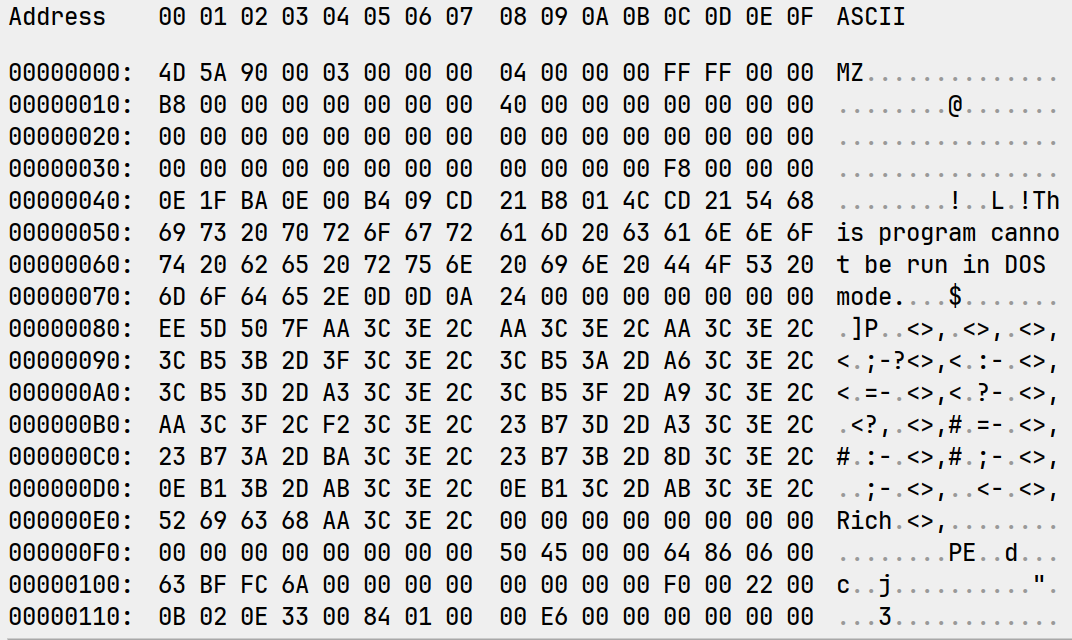
#> input picture videos/ep04-inside-the-files/assets/shots/exe_head.png, 1072 x 640 px
$ python make_thumbnail.py
#> lines starting #> are read from the running program, lines starting #| are printed output that depends on the picture
"""Thumbnail for episode 4, in the look of ep01's: a real capture, a dark band, white heading, an orange byte box.
    python make_thumbnail.py   ->  ../thumbnail.png (1920x1080)
"""
from pathlib import Path
from PIL import Image, ImageDraw, ImageFont

E = Path(__file__).resolve().parents[1]
W, H = 1920, 1080
INK, ORANGE, MINT = (11, 42, 48), (255, 90, 31), (191, 230, 221)


def font(names, size):
    for n in names:
        try:
            return ImageFont.truetype(n, size)
        except OSError:
            pass
    raise SystemExit(f"no font among {names}")


HEAD = ["ariblk.ttf", "arialbd.ttf"]
MONO = ["consolab.ttf", "courbd.ttf"]

img = Image.new("RGB", (W, H), (236, 236, 236))
#> img: PIL image 1920x1080 RGB; every value is 236
shot = Image.open(E / "assets/shots/exe_head.png").convert("RGB")
#> shot is the input picture: PIL image 1072x640 RGB; mean R, G, B 211.1, 211.1, 211.1
s = W / 900                                       # show the left ~900 px of the hex pane, large
big = shot.resize((round(shot.width * s), round(shot.height * s)), Image.LANCZOS)
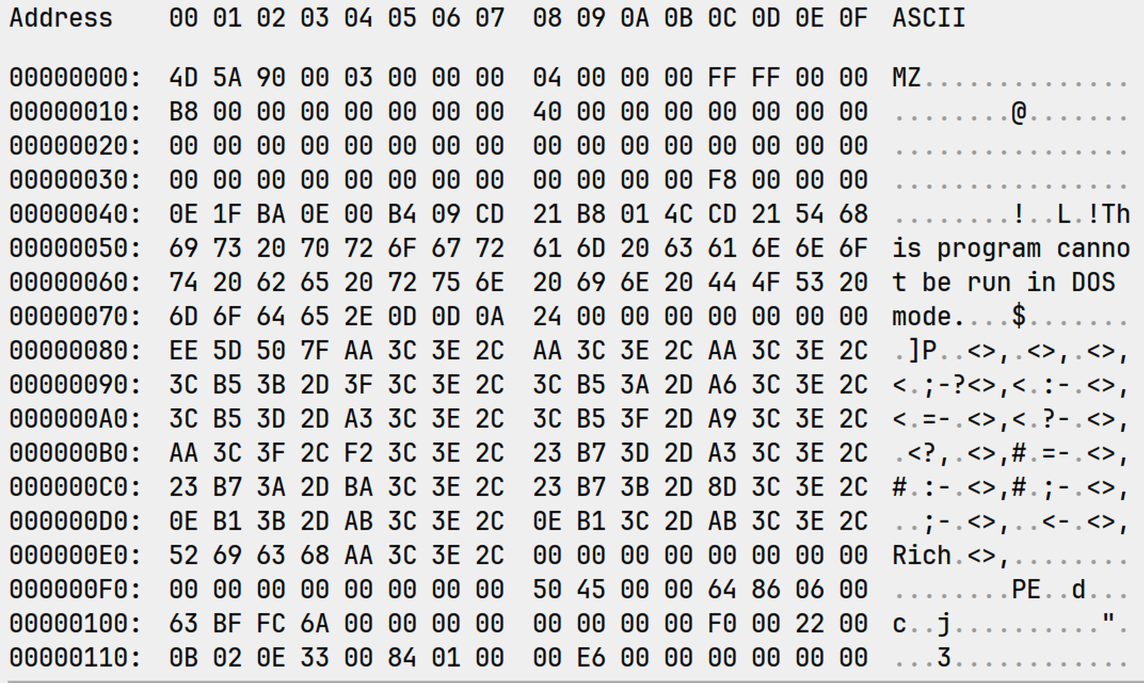
#> big: PIL image 2287x1365 RGB (shown at 1/2 size); mean R, G, B 211.6, 211.7, 211.8
img.paste(big.crop((0, round(46 * s), W, round(46 * s) + 560)), (0, 540))
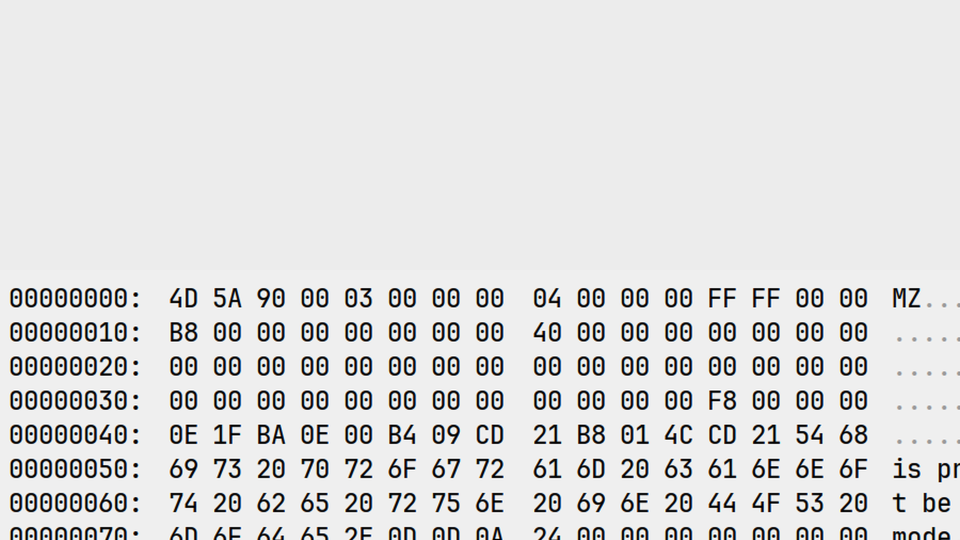
#> img: PIL image 1920x1080 RGB (shown at 1/2 size); mean R, G, B 221.9, 221.9, 221.9
d = ImageDraw.Draw(img, "RGBA")
d.rectangle([0, 0, W, 540], fill=INK + (255,))
d.rectangle([0, 540, W, 552], fill=(9, 32, 37, 255))

d.text((80, 30), "EVERY EXE", font=font(HEAD, 150), fill="white")
d.text((80, 200), "STARTS WITH", font=font(HEAD, 84), fill=MINT)
#> the loop in font, `for n in names:` made 1 pass
#> n on pass 1: 'ariblk.ttf'

# the byte box
d.rectangle([104, 334, 104 + 760, 334 + 170], fill=(5, 22, 26, 255))
d.rectangle([90, 320, 90 + 760, 320 + 170], fill=ORANGE + (255,))
d.text((90 + 380, 320 + 85), '4D 5A = "MZ"', font=font(MONO, 104), fill="white", anchor="mm")

# episode tag
f = font(HEAD, 50)
t = "GAME HACKING #4"
tw = d.textlength(t, font=f)
#> tw = 482.7
d.rectangle([W - 90 - tw - 56 + 12, 78 + 12, W - 90 + 12, 78 + 100 + 12], fill=(9, 32, 37, 255))
d.rectangle([W - 90 - tw - 56, 78, W - 90, 78 + 100], fill=ORANGE + (255,))
d.text((W - 90 - 28 - tw / 2, 78 + 50), t, font=f, fill="white", anchor="mm")

# ring around the real 4D 5A in the capture (row 0 text is at y 63..80, bytes 0-1 at x 160..225 in the source image)
x0, y0 = 156 * s, 540 + (60 - 46) * s
x1, y1 = 229 * s, 540 + (84 - 46) * s
for k in range(8):
    d.rounded_rectangle([x0 - 10 - k, y0 - 10 - k, x1 + 10 + k, y1 + 10 + k], radius=16, outline=ORANGE + (255,))
img.save(E / "thumbnail.png")
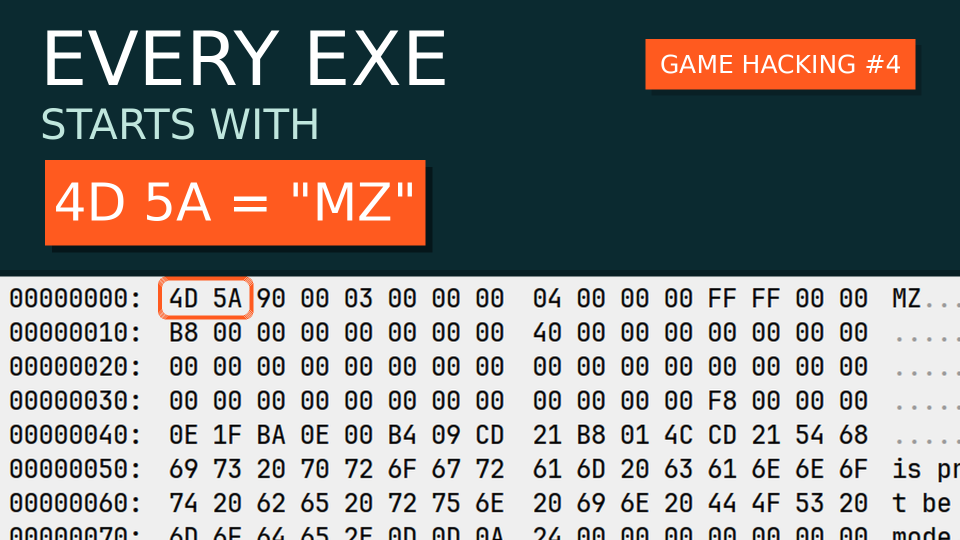
#> saved as thumbnail.png: PIL image 1920x1080 RGB (shown at 1/2 size); mean R, G, B 132.4, 131.5, 129.1
print("thumbnail.png", img.size)
#| thumbnail.png (1920, 1080)

$ run again, with videos/ep04-inside-the-files/assets/shots/ep02_regions_mod.png copied over videos/ep04-inside-the-files/assets/shots/exe_head.png
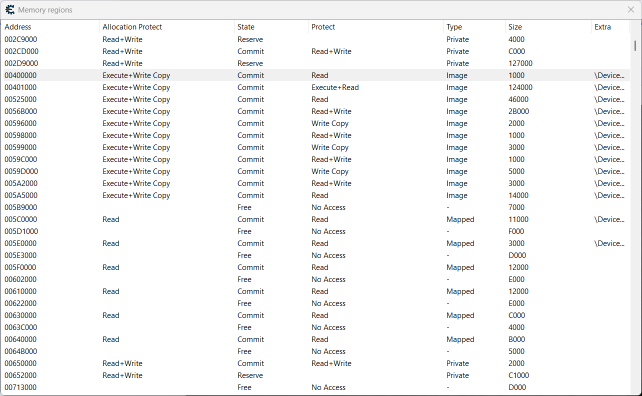
#> input picture videos/ep04-inside-the-files/assets/shots/ep02_regions_mod.png, 1284 x 792 px (shown at 1/2 size)
#> shot is the input picture: PIL image 1284x792 RGB; mean R, G, B 245.2, 245.2, 245.3
#> `img.paste(big.crop((0, round(46 * s), W, round(46 * s) + 560)), (0, 54..`:
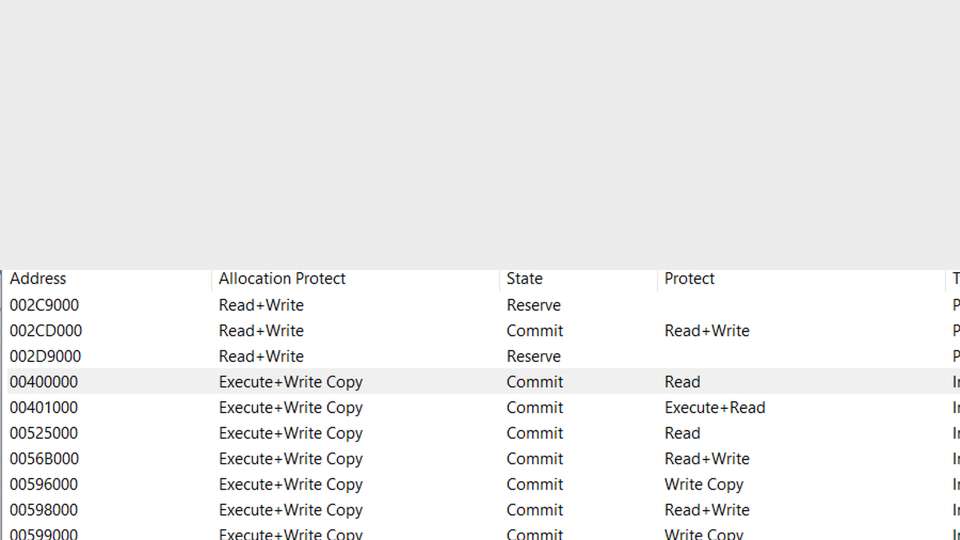
#> img: PIL image 1920x1080 RGB (shown at 1/2 size); mean R, G, B 239.2, 239.2, 239.2
#> the loop in font, `for n in names:` made 1 pass
#> n on pass 1: 'ariblk.ttf'
#> tw = 482.7
#> `img.save(E / "thumbnail.png")`:
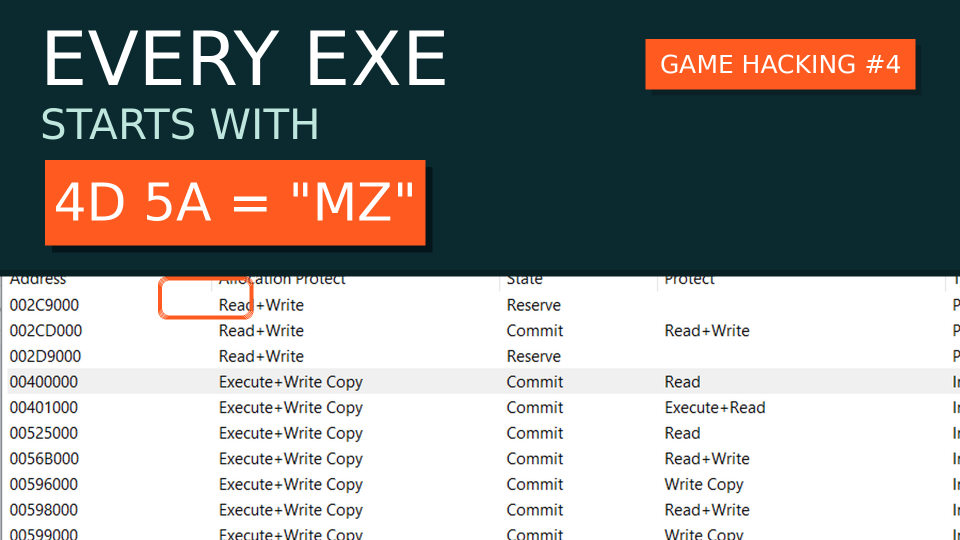
#> saved as thumbnail.png: PIL image 1920x1080 RGB (shown at 1/2 size); mean R, G, B 149.7, 148.7, 146.2
#| thumbnail.png (1920, 1080)

$ run again, with videos/ep04-inside-the-files/assets/shots/save_before.png copied over videos/ep04-inside-the-files/assets/shots/exe_head.png
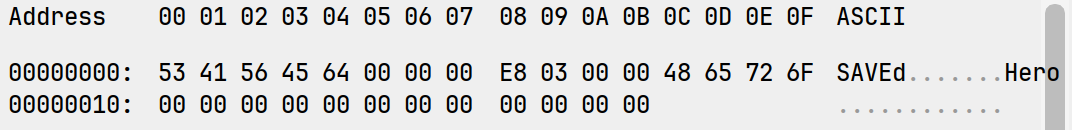
#> input picture videos/ep04-inside-the-files/assets/shots/save_before.png, 1072 x 130 px
#> shot is the input picture: PIL image 1072x130 RGB; mean R, G, B 217.9, 217.9, 217.9
#> `img.paste(big.crop((0, round(46 * s), W, round(46 * s) + 560)), (0, 54..`:
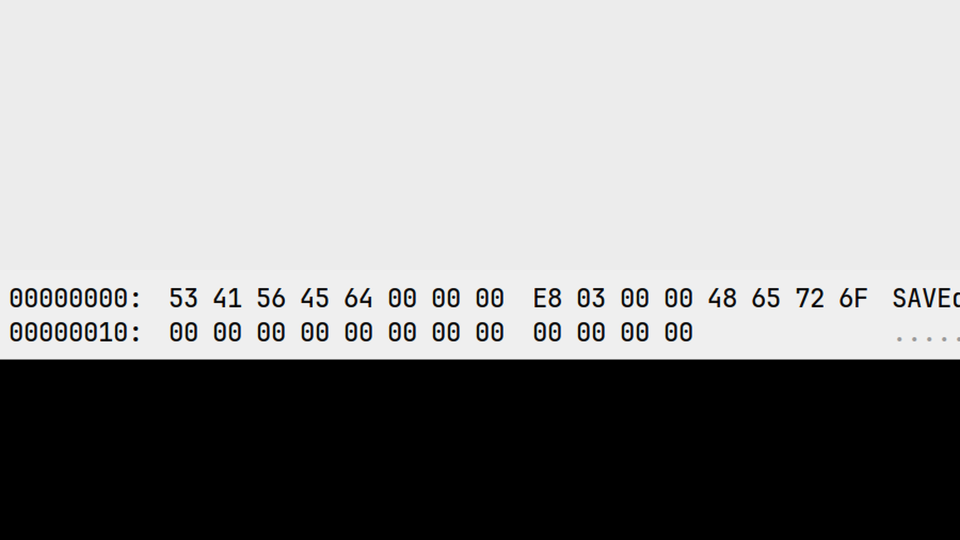
#> img: PIL image 1920x1080 RGB (shown at 1/2 size); mean R, G, B 153.8, 153.8, 153.8
#> the loop in font, `for n in names:` made 1 pass
#> n on pass 1: 'ariblk.ttf'
#> tw = 482.7
#> `img.save(E / "thumbnail.png")`:
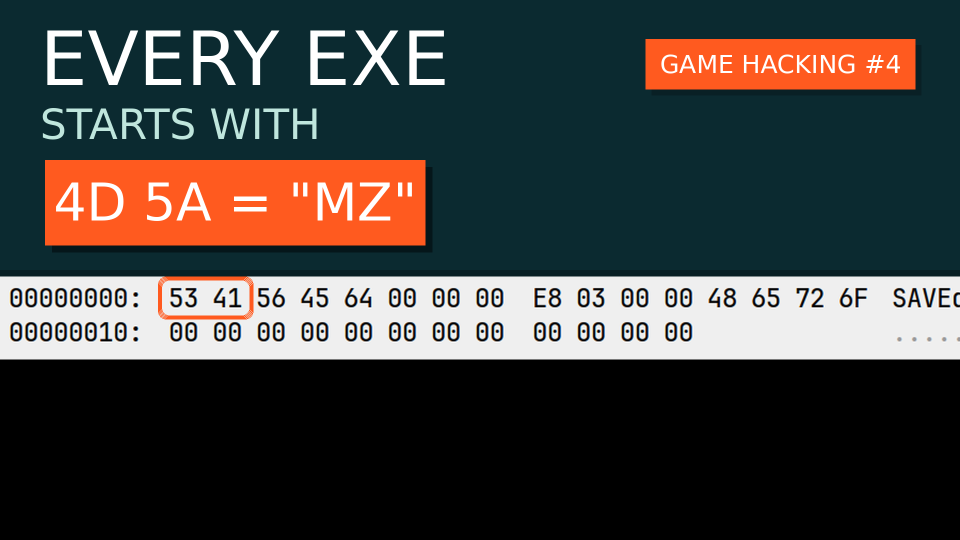
#> saved as thumbnail.png: PIL image 1920x1080 RGB (shown at 1/2 size); mean R, G, B 64.4, 63.4, 60.9
#| thumbnail.png (1920, 1080)

$ run again, with videos/ep04-inside-the-files/assets/shots/save_window.png copied over videos/ep04-inside-the-files/assets/shots/exe_head.png
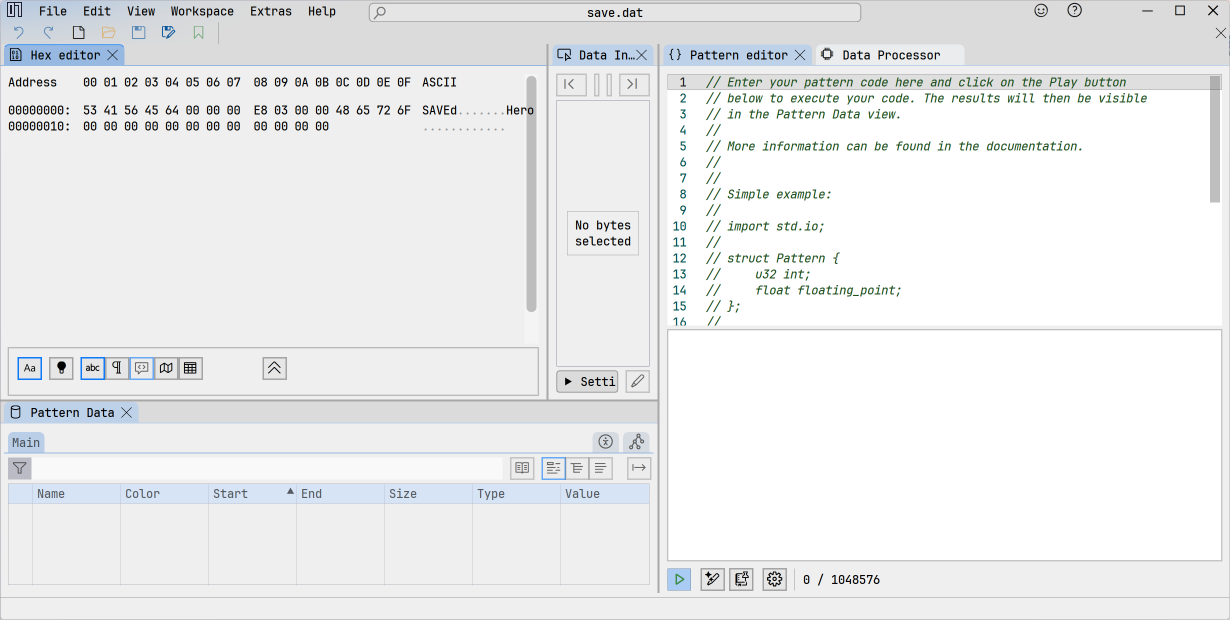
#> input picture videos/ep04-inside-the-files/assets/shots/save_window.png, 2460 x 1240 px (shown at 1/2 size)
#> shot is the input picture: PIL image 2460x1240 RGB; mean R, G, B 235.2, 236.4, 237.1
#> `img.paste(big.crop((0, round(46 * s), W, round(46 * s) + 560)), (0, 54..`:
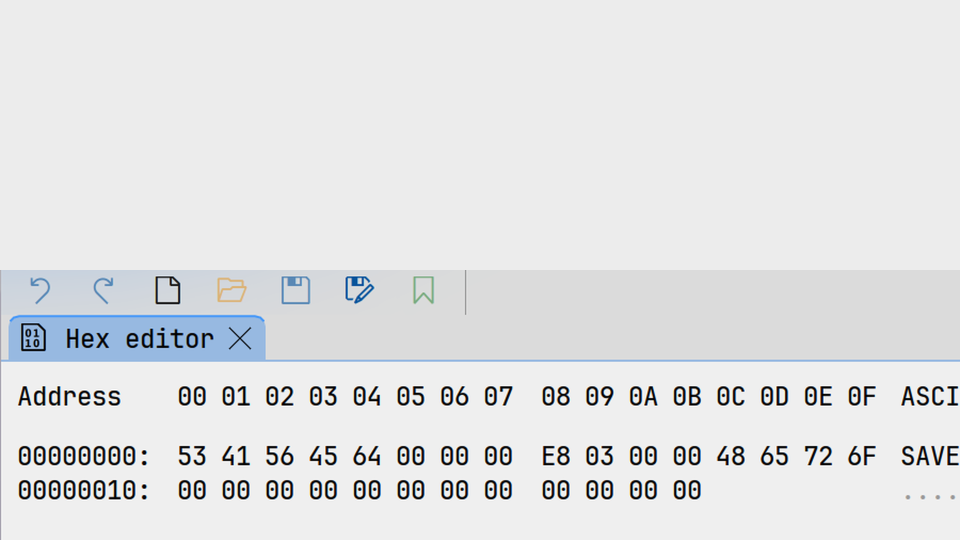
#> img: PIL image 1920x1080 RGB (shown at 1/2 size); mean R, G, B 225.5, 226.6, 227.8
#> the loop in font, `for n in names:` made 1 pass
#> n on pass 1: 'ariblk.ttf'
#> tw = 482.7
#> `img.save(E / "thumbnail.png")`:
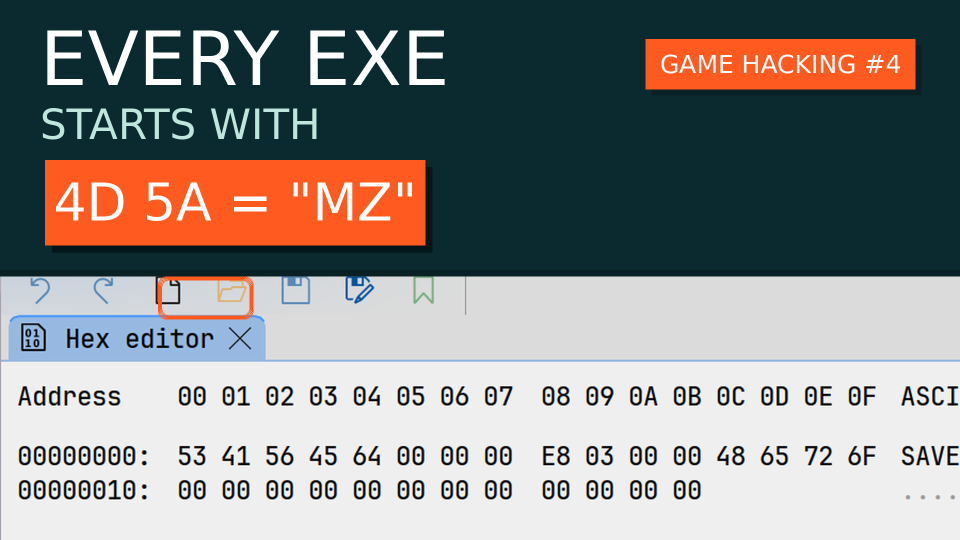
#> saved as thumbnail.png: PIL image 1920x1080 RGB (shown at 1/2 size); mean R, G, B 136.5, 136.5, 135.2
#| thumbnail.png (1920, 1080)
